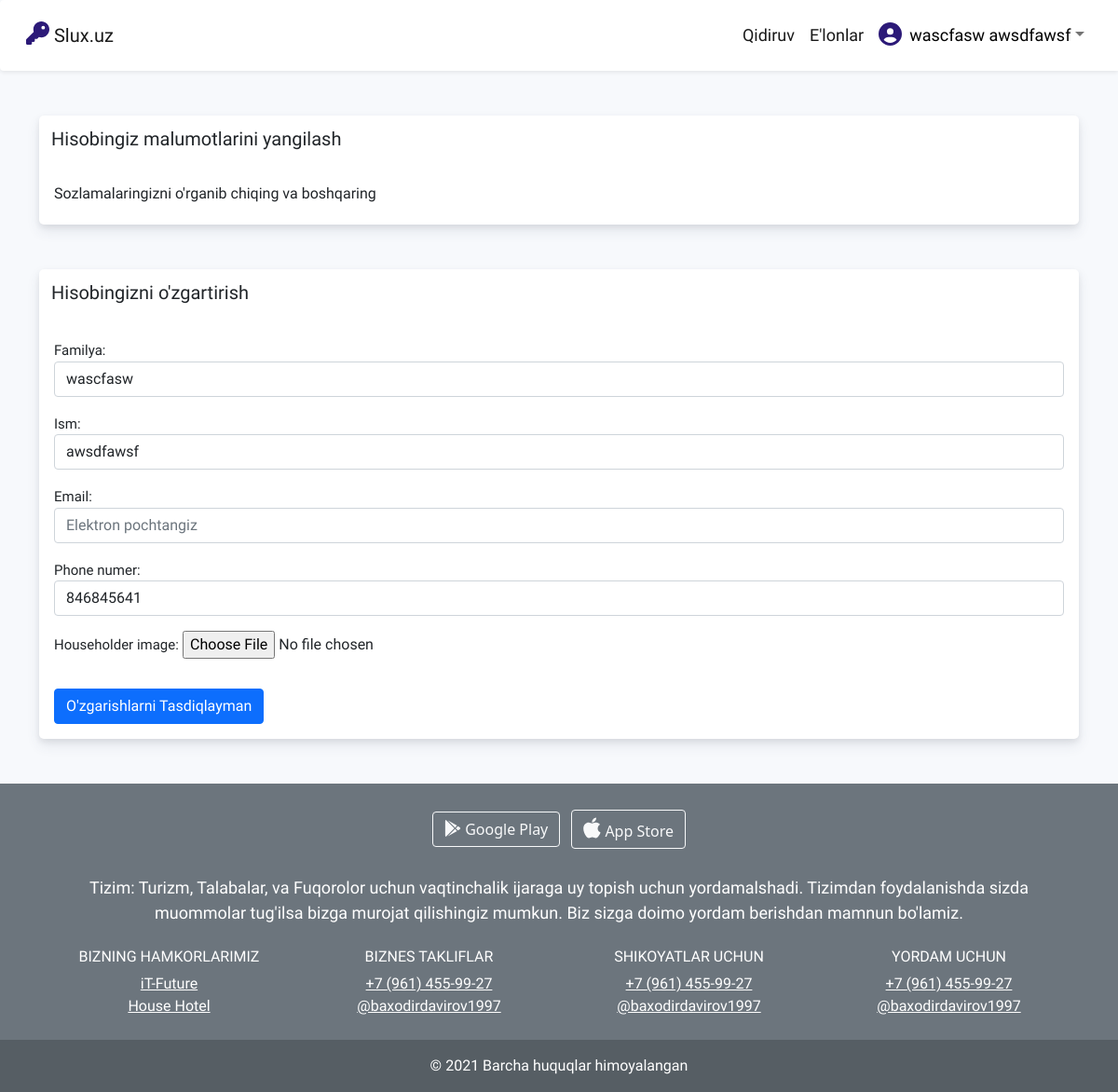
Page /account_update/21/ (signed in) on the committed database.
### administrator/models.py (models this page shows, shortened)
class User(AbstractUser):
    last_name = models.CharField(max_length=100)
    first_name = models.CharField(max_length=100)
    email = models.CharField(max_length=100)
    addd = models.ManyToManyField(to='search.Announcement', related_name='announcement_add', blank=True)
    class Meta:
        verbose_name = '1. All users Database'
        verbose_name_plural = '1. All users Database'

class Householder(models.Model):
    user = models.OneToOneField(User, on_delete = models.CASCADE, primary_key = True)
    phone_numer = models.CharField(max_length=30)
    pub_date = models.DateTimeField(auto_now_add=True)
    householder_image = models.ImageField(null=True, blank=True, upload_to='images/')
    class Meta:
        verbose_name = '2. Householder'
        verbose_name_plural = '2. Householder'

### administrator/views.py (the view)
# urls.py: path('account_update/<int:pk>/', views.account_update, name='account_update'),
def account_update(request, pk):
    if request.method == 'POST':
        user_form = UserForm(request.POST, instance=request.user)
        profile_form = HouseholderForm(request.POST,request.FILES, instance=request.user.householder)
        if user_form.is_valid() and profile_form.is_valid():
            user_form.save()
            profile_form.save()
            messages.info(request, 'Wrong username or password.')
            return redirect('settings')
        else:
            messages.info(request, 'Wrong username or password.')
    else:
        user_form = UserForm(instance=request.user)
        profile_form = HouseholderForm(instance=request.user.householder)
    return render(request, 'account/account_update.html', {
        'user_form': user_form,
        'profile_form': profile_form
    })

### administrator/forms.py
class UserForm(forms.ModelForm):
    last_name = forms.CharField(required=True, label="Familya", widget=forms.TextInput(
        attrs = {'class':'form-control', 'placeholder': 'Familya'}
        ))
    first_name = forms.CharField(required=True, label="Ism", widget=forms.TextInput(
        attrs = {'class':'form-control', 'placeholder': 'Ism'}
        ))
    email = forms.CharField(required=False, widget=forms.TextInput(
        attrs = {'class':'form-control', 'placeholder': 'Elektron pochtangiz'}
        ))
    class Meta:
        model = User
        fields = ('last_name', 'first_name', 'email')

class HouseholderForm(forms.ModelForm):
    phone_numer = forms.CharField(required=True, widget=forms.TextInput(
        attrs = {'class':'form-control', 'placeholder': 'Telefon nomber'}
        ))
    class Meta:
        model = Householder
        fields = ('phone_numer', 'householder_image',)

### administrator/templates/account/account_update.html (shortened to what this page needs)
{% extends 'base.html' %}
{% load static %}
{% block style %}
<link rel="stylesheet" type="text/css" href="{% static 'style/account.css' %}">
{% endblock %}
{% block content %}
{% if user.is_active %}
<header style="border-radius: 0px;">
  <nav class="navbar navbar-expand-lg navbar-light bg-light shadow-sm p-3 bg-body rounded-start">
    <div class="container-fluid">
      <a class="navbar-brand landing-brand account_text" href="{% url 'home' %}">
        <i class="fas fa-key account_logatip"></i>
      Slux.uz
      </a>
      <div class="collapse navbar-collapse" id="navbarSupportedContent">
      <ul class="navbar-nav ms-auto mb-2 mb-lg-0">
      <li class="nav-item account_menu_text18"><a class="nav-link active" aria-current="page" href="{% url 'account' %}">Qidiruv</a>
      </li>
        <li class="nav-item account_menu_text18 menu_style"><a class="nav-link active" aria-current="page" href="{% url 'announcement' %}">E'lonlar</a>
        </li>
        {% if request.user.householder.householder_image != "" %}
        <li class="nav-item profile_style"><a class="nav-link active" aria-current="page" href="{% url 'announcement' %}" style="margin-right: 0; padding-right: 0px;"><img src="{{request.user.householder.householder_image.url}}" alt="mdo" width="32" height="32" class="rounded-circle"></a>
        </li>
        {% else %}
        <li class="nav-item profile_style"><a class="nav-link active" aria-current="page" href="{% url 'announcement' %}" style="margin-right: 0; padding-right: 0px;"><i class="fas fa-user-circle account_logatip"></i></a>
        </li>
        {% endif %}
      <li class="nav-item dropdown ms-auto account_menu_text18 menu_style">
        <a class="nav-link dropdown-toggle" href="#" id="navbarDropdownMenuLink" role="button" data-bs-toggle="dropdown" aria-expanded="false"> <font class="fw-normal" color="black"> {{request.user.last_name}} {{request.user.first_name}}</font></a>
    </li>
    </ul>
  </div>
  </div>
  </nav>
</header>
<div class="container-fluid mt-5">
<div class="container">
<div class="row">
<div class="col-lg-12">
<div class="baxodir_account_card bg-white">
<div class="baxodir_account_card_header">
<h5 class="card-title baxodir_account_standart_text_bold">Hisobingiz malumotlarini yangilash</h5>
</div>
<div class="card-body">
<h6 class="card-title baxodir_account_standart_text">Sozlamalaringizni o'rganib chiqing va boshqaring</h6>
</div>
</div>
</div>
</div>
</div>
</div>
<div class="container-fluid mt-4">
<div class="container">
<div class="row">
<div class="col-lg-12 mt-4 mb-5">
<div class="baxodir_account_card bg-white">
<div class="baxodir_account_card_header">
<h5 class="card-title baxodir_account_standart_text_bold">Hisobingizni o'zgartirish</h5>
</div>
<div class="card-body">
 <form method="post" enctype="multipart/form-data">
  {{ user_form.as_p }}
  {{ profile_form.as_p }}
<button type="submit" class="btn btn-primary mt-3">O'zgarishlarni Tasdiqlayman</button>
  </form>
</div>
</div>
</div>
</div>
</div>
</div>
{% endif %}
{% endblock %}
{% block footer %}
{% if user.is_active %}
<footer class="bg-secondary text-center text-white">
<div class="container p-4">
<section class="mb-4">
<a class="btn btn-outline-light btn-floating m-1" href="#" role="button"><i class="fab fa-google-play" style="font-size: 18px;"></i> Google Play</a>
<a class="btn btn-outline-light btn-floating m-1" href="#" role="button"
><i class="fab fa-apple" style="font-size: 25px;"></i> App Store</a>
</section>
<section class="mb-4">
<p  style="font-family: 'Baloo Chettan 2', cursive; font-size: 18px;">
        Tizim: Turizm, Talabalar, va Fuqorolor uchun vaqtinchalik ijaraga uy topish uchun yordamalshadi. Tizimdan foydalanishda sizda muommolar tug'ilsa bizga murojat qilishingiz mumkun. Biz sizga doimo yordam berishdan mamnun bo'lamiz.</p>
    </section>
<section class="">
<div class="row">
<div class="col-lg-3 col-md-6 mb-4 mb-md-0" style="font-family: 'Baloo Chettan 2', cursive;">
<h6 class="text-uppercase">Bizning hamkorlarimiz</h6>
<ul class="list-unstyled mb-0">
<li>
<a href="#!" class="text-white">iT-Future</a>
</li>
<li>
<a href="#!" class="text-white">House Hotel</a>
</li>
</ul>
</div>
<div class="col-lg-3 col-md-6 mb-4 mb-md-0" style="font-family: 'Baloo Chettan 2', cursive;">
<h6 class="text-uppercase">Biznes takliflar</h6>
<ul class="list-unstyled mb-0">
<li>
<a href="tel:{{f.phone_numer}}" class="text-white">+7 (961) 455-99-27</a>
</li>
<li>
<a href="https://t.me/baxodirdavirov1997" class="text-white">@baxodirdavirov1997</a>
</li>
</ul>
</div>
<div class="col-lg-3 col-md-6 mb-4 mb-md-0" style="font-family: 'Baloo Chettan 2', cursive;">
<h6 class="text-uppercase">shikoyatlar uchun</h6>
<ul class="list-unstyled mb-0">
<li>
<a href="tel:{{f.phone_numer}}" class="text-white">+7 (961) 455-99-27</a>
</li>
<li>
<a href="https://t.me/baxodirdavirov1997" class="text-white">@baxodirdavirov1997</a>
</li>
</ul>
</div>
<div class="col-lg-3 col-md-6 mb-4 mb-md-0" style="font-family: 'Baloo Chettan 2', cursive;">
<h6 class="text-uppercase">Yordam uchun</h6>
<ul class="list-unstyled mb-0">
<li>
<a href="tel:{{f.phone_numer}}" class="text-white">+7 (961) 455-99-27</a>
</li>
<li>
<a href="https://t.me/baxodirdavirov1997" class="text-white">@baxodirdavirov1997</a>
</li>
</ul>
</div>
</div>
</section>
</div>
<div class="text-center p-3" style="font-family: 'Baloo Chettan 2', cursive; background-color: rgba(0, 0, 0, 0.2);">
    © 2021 Barcha huquqlar himoyalangan
</div>
</footer>
{% endif %}
{% endblock %}

### static/style/account.css (style rules this page uses)
.baxodir_account_card { border-top-left-radius: 5px; border-top-right-radius: 5px; border-bottom-left-radius: 5px; border-bottom-right-radius: 5px; box-shadow: 0 7px 14px 0 rgb(59 65 94 / 10%), 0 3px 6px 0 rgb(0 0 0 / 7%); height: auto; border: 0px; }
.baxodir_account_card_header { padding: 13px; }
.baxodir_account_standart_text_bold { font-family: 'Baloo Chettan 2'; }
.baxodir_account_standart_text { font-family: 'Baloo Chettan 2'; }
label { font-family: 'Baloo Chettan 2'; font-size: 15px; }
input { font-family: 'Baloo Chettan 2'; }
button { font-family: 'Baloo Chettan 2'; font-size: 17px; }
.account_text { font-family: 'Baloo Chettan 2', cursive; }
.account_logatip { color: rgb(44,26,120); font-size: 25px; }
.account_menu_text18 { font-family: 'Baloo Chettan 2', cursive; font-size: 18px; }

### rows in the picture
User: user.last_name "wascfasw", user.first_name "awsdfawsf", last_name "wascfasw", first_name "awsdfawsf"
Householder: phone_numer "846845641"
